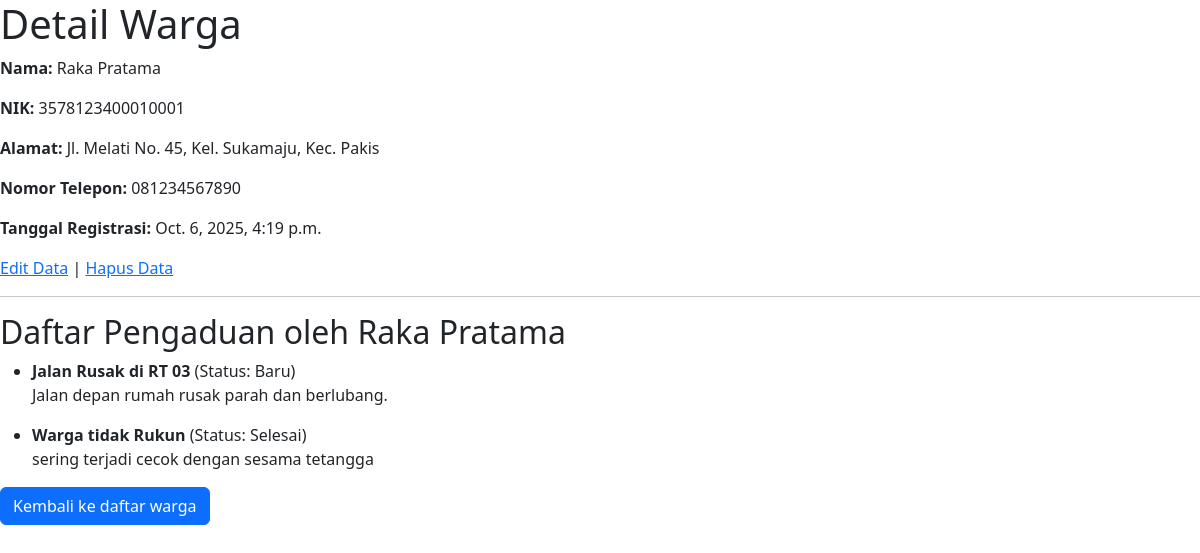
The page /warga/1/ on the database its author committed.
### warga/models.py (models this page shows, shortened)
class Warga(models.Model):
    nik = models.CharField(max_length=16, unique=True, verbose_name="Nomor Induk Kependudukan")
    nama_lengkap = models.CharField(max_length=100, verbose_name="Nama Lengkap")
    alamat = models.TextField(verbose_name="Alamat Tinggal")
    no_telepon = models.CharField(max_length=15, blank=True, verbose_name="Nomor Telepon")
    tanggal_registrasi = models.DateTimeField(auto_now_add=True)

class Pengaduan(models.Model):
    STATUS_CHOICES = [
        ('BARU', 'Baru'),
        ('DIPROSES', 'Diproses'),
        ('SELESAI', 'Selesai'),
    ]
    judul = models.CharField(max_length=200)
    deskripsi = models.TextField()
    status = models.CharField(max_length=10, choices=STATUS_CHOICES, default='BARU')
    tanggal_lapor = models.DateTimeField(auto_now_add=True)
    pelapor = models.ForeignKey(Warga, on_delete=models.CASCADE, related_name='pengaduan')

### warga/views.py (the view)
# urls.py: path('<int:pk>/', WargaDetailView.as_view(), name='warga-detail'),
class WargaDetailView(DetailView):
    model = Warga

### warga/templates/warga/warga_detail.html (shortened to what this page needs)
<!DOCTYPE html>
<html>
<head>
    <link href="https://cdn.jsdelivr.net/npm/bootstrap@5.3.3/dist/css/bootstrap.min.css" rel="stylesheet">
</head>
<body>
    <h1>Detail Warga</h1>
    <p><strong>Nama:</strong> {{ object.nama_lengkap }}</p>
    <p><strong>NIK:</strong> {{ object.nik }}</p>
    <p><strong>Alamat:</strong> {{ object.alamat }}</p>
    <p><strong>Nomor Telepon:</strong> {{ object.no_telepon }}</p>
    <p><strong>Tanggal Registrasi:</strong> {{ object.tanggal_registrasi }}</p>
    <a href="{% url 'warga-edit' object.pk %}">Edit Data</a> |
    <a href="{% url 'warga-hapus' object.pk %}">Hapus Data</a>
    <hr>
    <h2>Daftar Pengaduan oleh {{ object.nama_lengkap }}</h2>
    <ul>
        {% for aduan in object.pengaduan.all %}
            <li>
                <strong>{{ aduan.judul }}</strong> (Status: {{ aduan.get_status_display }})
                <p>{{ aduan.deskripsi }}</p>
            </li>
        {% empty %}
            <li>Warga ini belum pernah membuat pengaduan.</li>
        {% endfor %}
    </ul>
    <a class="btn btn-primary" href="{% url 'warga-list' %}">Kembali ke daftar warga</a>
</body>
</html>

### rows shown on the page
Warga: nama_lengkap "Raka Pratama", nik "3578123400010001", alamat "Jl. Melati No. 45, Kel. Sukamaju, Kec. Pakis", no_telepon "081234567890", tanggal_registrasi "Oct. 6, 2025, 4:19 p.m."
Pengaduan: judul "Jalan Rusak di RT 03", status "Baru", deskripsi "Jalan depan rumah rusak parah dan berlubang."
Pengaduan: judul "Warga tidak Rukun", status "Selesai", deskripsi "sering terjadi cecok dengan sesama tetangga"
